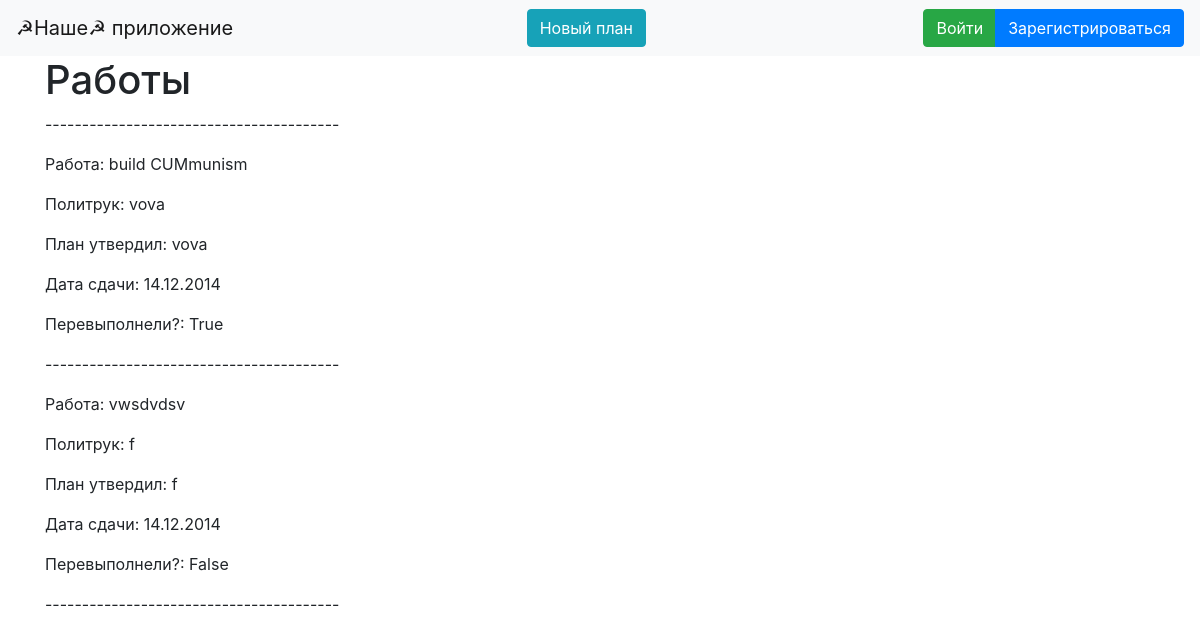
/index, run on the app's committed database.
### data/job.py (models this page shows)
class Job(SqlAlchemyBase, UserMixin):
    __tablename__ = 'jobs'
    id = sqlalchemy.Column(sqlalchemy.Integer,
                           primary_key=True, autoincrement=True)
    creater_id = sqlalchemy.Column(sqlalchemy.Integer, sqlalchemy.ForeignKey("users.id"), nullable=True)
    politryk_id = sqlalchemy.Column(sqlalchemy.Integer, nullable=True)
    name = sqlalchemy.Column(sqlalchemy.String, nullable=True)
    plan = sqlalchemy.Column(sqlalchemy.Integer, nullable=True)
    ids_tovarishei = sqlalchemy.Column(sqlalchemy.String, nullable=True)
    start_of_piatiletka = sqlalchemy.Column(sqlalchemy.String, nullable=True)
    end_of_piatiletka = sqlalchemy.Column(sqlalchemy.String, nullable=True)
    result_of_plan = sqlalchemy.Column(sqlalchemy.Boolean, nullable=True)
    user = orm.relation('User')

### data/users.py (models this page shows, shortened)
class User(SqlAlchemyBase, UserMixin):
    __tablename__ = 'users'
    id = sqlalchemy.Column(sqlalchemy.Integer,
                           primary_key=True, autoincrement=True)
    surname = sqlalchemy.Column(sqlalchemy.String, nullable=True)
    name = sqlalchemy.Column(sqlalchemy.String, nullable=True)
    age = sqlalchemy.Column(sqlalchemy.Integer, nullable=True)
    position = sqlalchemy.Column(sqlalchemy.String, nullable=True)
    speciality = sqlalchemy.Column(sqlalchemy.String, nullable=True)
    address = sqlalchemy.Column(sqlalchemy.String, nullable=True)
    email = sqlalchemy.Column(sqlalchemy.String,
                              index=True, unique=True, nullable=True)
    hashed_password = sqlalchemy.Column(sqlalchemy.String, nullable=True)
    modified_date = sqlalchemy.Column(sqlalchemy.DateTime,
                                     default=datetime.datetime.now)
    jobs = orm.relation("Job")

### flask_app.py (the view)
@app.route('/')
@app.route('/index')
def index():
    db_sess = db_session.create_session()
    jobs = db_sess.query(Job).all()
    return render_template('index.html', title='Домашняя страница', jobs=jobs,
                           db_sess=db_sess,
                           User=User)

### data/db_session.py (called while the page is built)
def create_session() -> Session:
    global __factory
    return __factory()

### templates/index.html (shortened to what this page needs)
{% extends "base.html" %}
{% block content %}
    <h1>Работы</h1>
    <p>----------------------------------------</p>
    {% if jobs %}
        {%  for job in jobs %}
            <p>Работа: {{ job.name }}</p>
            <p>Политрук: {{ db_sess.query(User).filter(User.id == job.politryk_id).first().name }}</p>
            <p>План утвердил: {{ db_sess.query(User).filter(User.id == job.creater_id).first().name }}</p>
            <p>Дата сдачи: {{ job.end_of_piatiletka }}</p>
            <p>Перевыполнели?: {{ job.result_of_plan }}</p>
            <p>----------------------------------------</p>
        {% endfor %}
    {% else %}
        <h3>Работ пока нет</h3>
    {% endif %}
{% endblock %}

### templates/base.html (shortened to what this page needs)
<!doctype html>
<html lang="en">
<head>
    <link rel="stylesheet"
          href="https://stackpath.bootstrapcdn.com/bootstrap/4.4.1/css/bootstrap.min.css"
>
</head>
<body>
<header>
    <nav class="navbar navbar-light bg-light">
        <a class="navbar-brand" href="/">☭Наше☭ приложение</a>
        <a type="button" class="btn btn-info" href="/add_job">Новый план</a>
        {% if current_user.is_authenticated %}
            <a class="navbar-brand" href="/logout">{{ current_user.name }}</a>
        {% else %}
            <div class="btn-group" role="group" aria-label="Basic mixed styles example">
              <a type="button" class="btn btn-success" href="/login">Войти</a>
              <a type="button" class="btn btn-primary" href="/register">Зарегистрироваться</a>
            </div>
        {% endif %}
    </nav>
</header>
<main role="main" class="container">
    {% block content %}{% endblock %}
</main>
</body>
</html>

### data on the page
Job: name "build CUMmunism", end_of_piatiletka "14.12.2014", result_of_plan "True"
User: query "vova"
Job: name "vwsdvdsv", end_of_piatiletka "14.12.2014", result_of_plan "False"
User: query "f"
